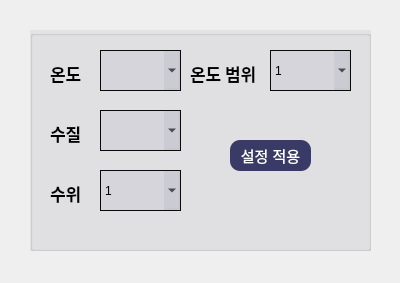
<?xml version="1.0" encoding="UTF-8"?>
<ui version="4.0">
 <class>Dialog</class>
 <widget class="QDialog" name="Dialog">
  <property name="geometry">
   <rect>
    <x>0</x>
    <y>0</y>
    <width>400</width>
    <height>283</height>
   </rect>
  </property>
  <property name="windowTitle">
   <string>Dialog</string>
  </property>
  <widget class="QGroupBox" name="ReserveBox_2">
   <property name="geometry">
    <rect>
     <x>30</x>
     <y>30</y>
     <width>341</width>
     <height>221</height>
    </rect>
   </property>
   <property name="styleSheet">
    <string notr="true">background-color: rgba(85, 85, 127, 20)</string>
   </property>
   <property name="title">
    <string/>
   </property>
   <widget class="QPushButton" name="saveSettingButton">
    <property name="geometry">
     <rect>
      <x>200</x>
      <y>110</y>
      <width>81</width>
      <height>31</height>
     </rect>
    </property>
    <property name="font">
     <font>
      <pointsize>11</pointsize>
     </font>
    </property>
    <property name="styleSheet">
     <string notr="true">color: rgb(255, 255, 255);
background-color: rgb(58, 58, 102);
border-radius: 10px;</string>
    </property>
    <property name="text">
     <string>설정 적용</string>
    </property>
   </widget>
   <widget class="QComboBox" name="properTemperatureCB">
    <property name="geometry">
     <rect>
      <x>70</x>
      <y>20</y>
      <width>81</width>
      <height>41</height>
     </rect>
    </property>
    <property name="autoFillBackground">
     <bool>false</bool>
    </property>
    <property name="styleSheet">
     <string notr="true">
border-color: rgb(10,10, 10);
border-style: solid;
border-width: 1px; border-radius: 0px;</string>
    </property>
    <property name="frame">
     <bool>true</bool>
    </property>
   </widget>
   <widget class="QComboBox" name="properQualityCB">
    <property name="geometry">
     <rect>
      <x>70</x>
      <y>80</y>
      <width>81</width>
      <height>41</height>
     </rect>
    </property>
    <property name="autoFillBackground">
     <bool>false</bool>
    </property>
    <property name="styleSheet">
     <string notr="true">
border-color: rgb(10,10, 10);
border-style: solid;
border-width: 1px; border-radius: 0px;</string>
    </property>
    <property name="frame">
     <bool>true</bool>
    </property>
   </widget>
   <widget class="QComboBox" name="properTemperatureRangeCB">
    <property name="geometry">
     <rect>
      <x>240</x>
      <y>20</y>
      <width>81</width>
      <height>41</height>
     </rect>
    </property>
    <property name="autoFillBackground">
     <bool>false</bool>
    </property>
    <property name="styleSheet">
     <string notr="true">
border-color: rgb(10,10, 10);
border-style: solid;
border-width: 1px; border-radius: 0px;</string>
    </property>
    <property name="frame">
     <bool>true</bool>
    </property>
    <item>
     <property name="text">
      <string>1</string>
     </property>
    </item>
    <item>
     <property name="text">
      <string>2</string>
     </property>
    </item>
    <item>
     <property name="text">
      <string>3</string>
     </property>
    </item>
    <item>
     <property name="text">
      <string>4</string>
     </property>
    </item>
    <item>
     <property name="text">
      <string>5</string>
     </property>
    </item>
    <item>
     <property name="text">
      <string>6</string>
     </property>
    </item>
    <item>
     <property name="text">
      <string>7</string>
     </property>
    </item>
    <item>
     <property name="text">
      <string>8</string>
     </property>
    </item>
    <item>
     <property name="text">
      <string>9</string>
     </property>
    </item>
    <item>
     <property name="text">
      <string>10</string>
     </property>
    </item>
    <item>
     <property name="text">
      <string>11</string>
     </property>
    </item>
    <item>
     <property name="text">
      <string>12</string>
     </property>
    </item>
    <item>
     <property name="text">
      <string>13</string>
     </property>
    </item>
    <item>
     <property name="text">
      <string>14</string>
     </property>
    </item>
    <item>
     <property name="text">
      <string>15</string>
     </property>
    </item>
   </widget>
   <widget class="QComboBox" name="properHeightCB">
    <property name="geometry">
     <rect>
      <x>70</x>
      <y>140</y>
      <width>81</width>
      <height>41</height>
     </rect>
    </property>
    <property name="autoFillBackground">
     <bool>false</bool>
    </property>
    <property name="styleSheet">
     <string notr="true">
border-color: rgb(10,10, 10);
border-style: solid;
border-width: 1px; border-radius: 0px;</string>
    </property>
    <property name="frame">
     <bool>true</bool>
    </property>
    <item>
     <property name="text">
      <string>1</string>
     </property>
    </item>
    <item>
     <property name="text">
      <string>2</string>
     </property>
    </item>
    <item>
     <property name="text">
      <string>3</string>
     </property>
    </item>
    <item>
     <property name="text">
      <string>4</string>
     </property>
    </item>
    <item>
     <property name="text">
      <string>5</string>
     </property>
    </item>
    <item>
     <property name="text">
      <string>6</string>
     </property>
    </item>
    <item>
     <property name="text">
      <string>7</string>
     </property>
    </item>
    <item>
     <property name="text">
      <string>8</string>
     </property>
    </item>
    <item>
     <property name="text">
      <string>9</string>
     </property>
    </item>
    <item>
     <property name="text">
      <string>10</string>
     </property>
    </item>
    <item>
     <property name="text">
      <string>11</string>
     </property>
    </item>
    <item>
     <property name="text">
      <string>12</string>
     </property>
    </item>
    <item>
     <property name="text">
      <string>13</string>
     </property>
    </item>
    <item>
     <property name="text">
      <string>14</string>
     </property>
    </item>
    <item>
     <property name="text">
      <string>15</string>
     </property>
    </item>
    <item>
     <property name="text">
      <string>16</string>
     </property>
    </item>
    <item>
     <property name="text">
      <string>17</string>
     </property>
    </item>
    <item>
     <property name="text">
      <string>18</string>
     </property>
    </item>
    <item>
     <property name="text">
      <string>19</string>
     </property>
    </item>
    <item>
     <property name="text">
      <string>20</string>
     </property>
    </item>
    <item>
     <property name="text">
      <string>21</string>
     </property>
    </item>
    <item>
     <property name="text">
      <string>22</string>
     </property>
    </item>
    <item>
     <property name="text">
      <string>23</string>
     </property>
    </item>
    <item>
     <property name="text">
      <string>24</string>
     </property>
    </item>
    <item>
     <property name="text">
      <string>25</string>
     </property>
    </item>
    <item>
     <property name="text">
      <string>26</string>
     </property>
    </item>
    <item>
     <property name="text">
      <string>27</string>
     </property>
    </item>
    <item>
     <property name="text">
      <string>28</string>
     </property>
    </item>
    <item>
     <property name="text">
      <string>29</string>
     </property>
    </item>
    <item>
     <property name="text">
      <string>30</string>
     </property>
    </item>
   </widget>
   <widget class="QLabel" name="rangeLabel">
    <property name="geometry">
     <rect>
      <x>160</x>
      <y>30</y>
      <width>71</width>
      <height>27</height>
     </rect>
    </property>
    <property name="font">
     <font>
      <family>aakar</family>
      <pointsize>13</pointsize>
      <weight>75</weight>
      <bold>true</bold>
     </font>
    </property>
    <property name="styleSheet">
     <string notr="true">background-color: rgb(255, 255, 255,0)</string>
    </property>
    <property name="text">
     <string>온도 범위</string>
    </property>
   </widget>
   <widget class="QLabel" name="rangeLabel_2">
    <property name="geometry">
     <rect>
      <x>20</x>
      <y>30</y>
      <width>71</width>
      <height>27</height>
     </rect>
    </property>
    <property name="font">
     <font>
      <family>aakar</family>
      <pointsize>13</pointsize>
      <weight>75</weight>
      <bold>true</bold>
     </font>
    </property>
    <property name="styleSheet">
     <string notr="true">background-color: rgb(255, 255, 255,0)</string>
    </property>
    <property name="text">
     <string>온도</string>
    </property>
   </widget>
   <widget class="QLabel" name="rangeLabel_3">
    <property name="geometry">
     <rect>
      <x>20</x>
      <y>90</y>
      <width>71</width>
      <height>27</height>
     </rect>
    </property>
    <property name="font">
     <font>
      <family>aakar</family>
      <pointsize>13</pointsize>
      <weight>75</weight>
      <bold>true</bold>
     </font>
    </property>
    <property name="styleSheet">
     <string notr="true">background-color: rgb(255, 255, 255,0)</string>
    </property>
    <property name="text">
     <string>수질</string>
    </property>
   </widget>
   <widget class="QLabel" name="rangeLabel_4">
    <property name="geometry">
     <rect>
      <x>20</x>
      <y>150</y>
      <width>71</width>
      <height>27</height>
     </rect>
    </property>
    <property name="font">
     <font>
      <family>aakar</family>
      <pointsize>13</pointsize>
      <weight>75</weight>
      <bold>true</bold>
     </font>
    </property>
    <property name="styleSheet">
     <string notr="true">background-color: rgb(255, 255, 255,0)</string>
    </property>
    <property name="text">
     <string>수위</string>
    </property>
   </widget>
  </widget>
 </widget>
 <resources/>
 <connections/>
</ui>
